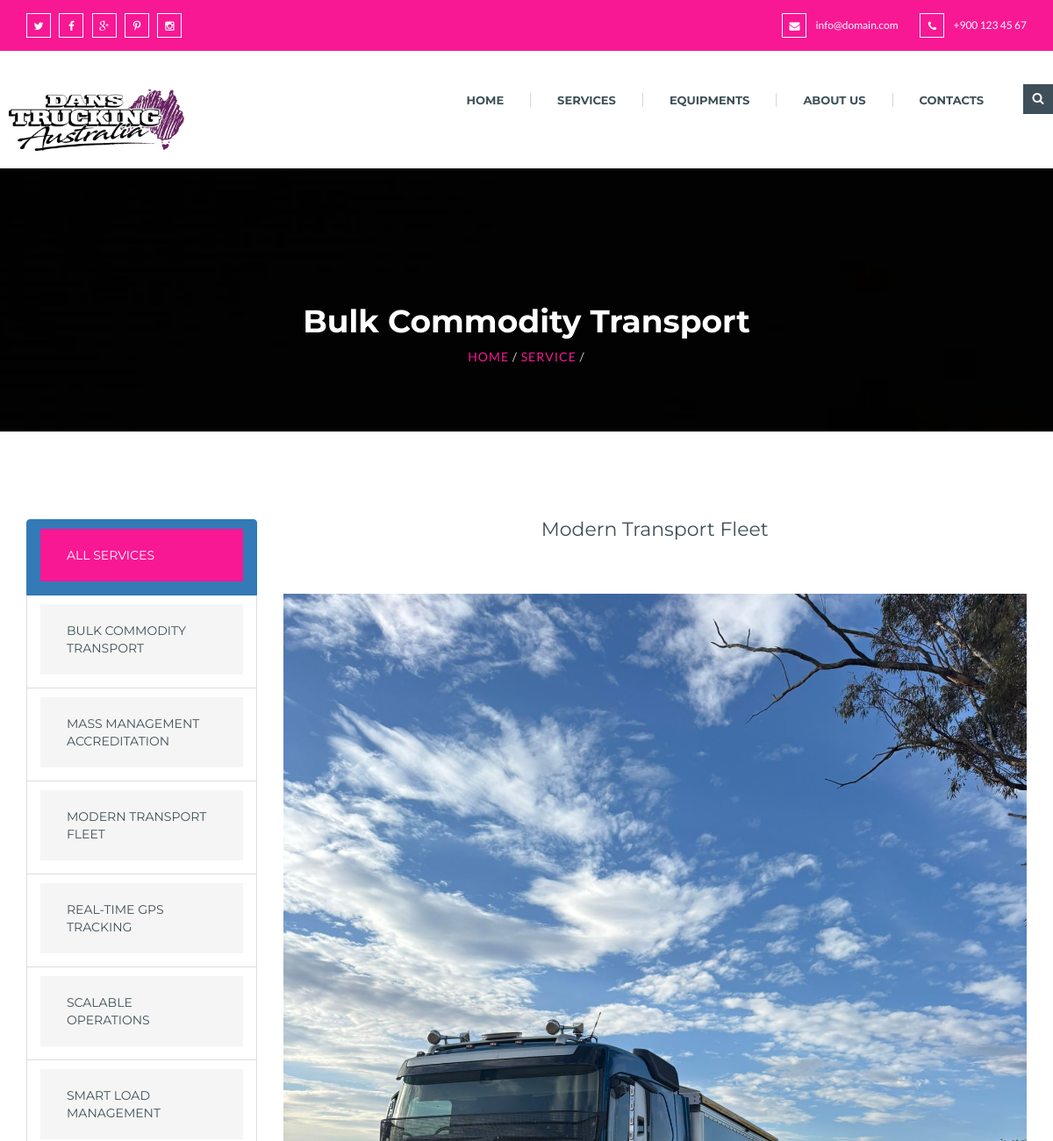
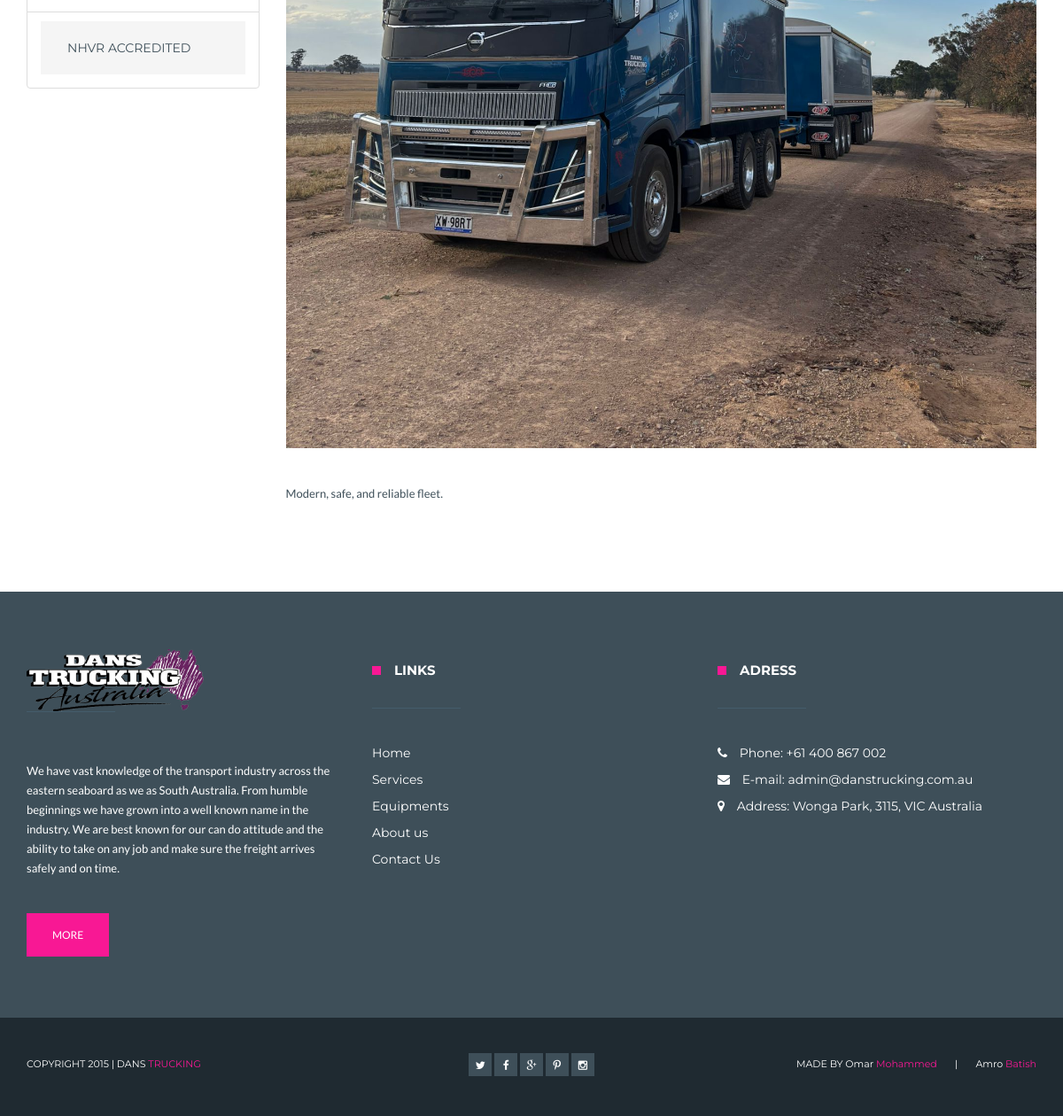
Screenshot of /services/3/ with the database file from the repository (2 pictures, top to bottom).
### trucking_app/models.py (models this page shows, shortened)
class Service(models.Model):
    name = models.CharField(max_length=100)
    description = models.TextField()
    image = models.ImageField(upload_to='services_images/', default='path/to/default_image.jpg')  # يمكن أن يكون اسم الأيقونة أو رابط للصورة
    status = models.CharField(max_length=50)  # مثال: "متاح" أو "غير متاح"
    created_at = models.DateTimeField(auto_now_add=True)

### trucking_app/views.py (the view, shortened to what this page needs)
# urls.py: path("services/<int:id>/", views.service_detail, name="service_detail"),
def service_detail(request, id):
    service = get_object_or_404(Service, id=id)
    services = Service.objects.all()  # Get all services for the menu
    return render(request, 'service_detail.html', {
        'service': service,
        'services': services  # Pass all services for the menu
    })

### trucking_app/templates/service_detail.html (shortened to what this page needs)
{% load static %}
<!DOCTYPE html>
<html lang="en">
<head>
<link href="{% static 'css/master.css' %}" rel="stylesheet">
</head>
<body>
	<div class="top-bar">
		<div class="container">
				<div class="top-bar-social">
					<a href="#"><div class="my-btn my-btn-primary">
						<div class="my-btn-text">
							<i class="fa fa-twitter"></i>
						</div>
					</div></a>
					<a href="#"><div class="my-btn my-btn-primary">
						<div class="my-btn-text">
							<i class="fa fa-facebook"></i>
						</div>
					</div></a>
					<a href="#"><div class="my-btn my-btn-primary">
						<div class="my-btn-text">
							<i class="fa fa-google-plus"></i>
						</div>
					</div></a>
					<a href="#"><div class="my-btn my-btn-primary">
						<div class="my-btn-text">
							<i class="fa fa-pinterest-p"></i>
						</div>
					</div></a>
					<a href="#"><div class="my-btn my-btn-primary">
						<div class="my-btn-text">
							<i class="fa fa-instagram"></i>
						</div>
					</div></a>
				</div>
				<div class="top-bar-phone">
					<div class="top-bar-phone-icon">
						<i class="fa fa-phone"></i>
					</div>
					+900 123 45 67
				</div>
				<div class="top-bar-mail">
					<div class="top-bar-mail-icon">
						<i class="fa fa-envelope"></i>
					</div>
					info@domain.com
				</div>
		</div>
	</div>
	<div class="main-navbar main-navbar-2">
		<div class="containerc">
			<div class="row">
				<div class="logo" id="main-logo">
					<div class="logo-text">
						<img src="{% static 'img/logo.jpg' %}" alt="logo" style="width: 200px;">
					</div>
				</div>
				<div class="search-control">
					<a id="show-search" class="show-search latest" href="#">
						<div class="my-btn my-btn-grey">
                            <div class="my-btn-text">
                                <i class="fa fa-search"></i>
                            </div>
						</div>
					</a>
				</div>
				<div class="collapse navbar-collapse main-menu main-menu-2" id="main-menu">
					<ul class="nav navbar-nav">
						<li class="dropdown"><a href="{% url 'home' %}">Home</a></li>
						<li class="dropdown"><a href="{% url 'services' %}">Services</a></li>
						<li class="dropdown"><a href="{% url 'equipments' %}">Equipments</a></li>
						<li><a href="{% url 'about' %}">About us</a></li>
						<li><a href="{% url 'contact' %}">Contacts</a></li>
					</ul>
				</div>
			</div>
		</div>
	</div>
     <div class="page-header" style="background-image: url('/static/media/truck3.jpg');">
  <div class="page-header-overlay"></div>
  <div class="container">
    <h1>Bulk Commodity Transport</h1>
    <p>
		<a href="{% url 'home' %}">Home</a> /
		<a href="{% url 'services' %}">Service</a> /
	</p>
  </div>
</div>
<div class="def-section services-detail">
    <div class="container">
        <div class="row">
            <div class="col-lg-3 col-md-4 col-sm-12 col-xs-12">
                <ul class="list-group service-menu">
                    <li class="list-group-item active">
                        <a href="{% url 'services' %}" class="text-decoration-none">ALL SERVICES</a>
                    </li>
                    {% for service in services %}
                        {% if service.id %}
                            <li class="list-group-item">
								<a href="javascript:void(0);" onclick="loadServiceDetails({{ service.id }})" class="text-decoration-none">
									{{ service.name }}
								</a>
                            </li>
                        {% else %}
                            <li class="list-group-item">{{ service.name }} (No ID)</li>
                        {% endif %}
                    {% endfor %}
                </ul>
            </div>
            <div class="col-lg-9 col-md-8 col-sm-12 col-xs-12">
                <div class="service-detail" id="service-detail">
                    <h2 class="my-4">{{ service.name }}</h2>
                    <div class="service-detail-bigimage mb-4">
                        <img src="{{ service.image.url }}" alt="{{ service.name }}" class="img-fluid rounded" />
                    </div>
                    <div class="row">
                        <div class="col-lg-8 col-md-8 col-sm-12 col-xs-12">
                            <p>{{ service.description }}</p>
                        </div>
                    </div>
                </div>
            </div>
        </div>
    </div>
</div>
	<footer class="def-section footer">
		<div class="container">
			<div class="row">
				<div class="col-lg-4 col-md-4 col-sm-4 col-xs-12 footer-1">
					<div class="logo with-border-bottom">
						<div class="logo-image">
							<img src="{% static 'img/logo.png' %}" alt="" style="width: 200px;" />
						</div>
					</div>
					<div class="footer-1-text">
						<p>We have vast knowledge of the transport industry across the eastern seaboard as we as South Australia. From humble beginnings we have grown into a well known name in the industry. We are best known for our can do attitude and the ability to take on any job and make sure the freight arrives safely and on time. </p>
					</div>
					<div class="footer-1-button">
						<a href="{% url 'about' %}"><div class="my-btn my-btn-primary">
							<div class="my-btn-text">
								MORE
							</div>
						</div></a>
					</div>
				</div>
				<div class="col-lg-4 col-md-4 col-sm-4 col-xs-12 footer-2">
					<h4 class="with-square with-border-bottom">LINKS</h4>
					<div class="footer-2-links">
						<div class="footer-2-links-1">
							<ul>
								<li><a href="{% url 'home' %}">Home</a></li>
								<li><a href="{% url 'services' %}">Services</a></li>
								<li><a href="{% url 'equipments' %}">Equipments</a></li>
								<li><a href="{% url 'about' %}">About us</a></li>
								<li><a href="{% url 'contact' %}">Contact Us</a></li>
							</ul>
						</div>
					</div>
				</div>
				<div class="col-lg-4 col-md-4 col-sm-4 col-xs-12 footer-3">
					<h4 class="with-square with-border-bottom">ADRESS</h4>
					<div class="footer-3-phone footer-3-item">
						<span class="footer-3-icon"><i class="fa fa-phone"></i></span>
						Phone: +61 400 867 002
					</div>
					<div class="footer-3-mail footer-3-item">
						<span class="footer-3-icon"><i class="fa fa-envelope"></i></span>
						E-mail: admin@danstrucking.com.au
					</div>
					<div class="footer-3-adress footer-3-item">
						<span class="footer-3-icon"><i class="fa fa-map-marker"></i></span>
						Address: Wonga Park, 3115, VIC Australia
					</div>
				</div>
			</div>
		</div>
	</footer>
	<div class="bottom">
		<div class="container">
			<div class="row">
				<div class="col-lg-4 col-md-4 col-sm-4 col-xs-12 bottom-1">
					COPYRIGHT 2015 | DANS  <span class="color-primary">TRUCKING</span>
				</div>
				<div class="col-lg-4 col-md-4 col-sm-4 col-xs-12 bottom-2">
					<a href="#"><div class="my-btn my-btn-grey">
						<div class="my-btn-text">
							<i class="fa fa-twitter"></i>
						</div>
					</div></a>
					<a href="#"><div class="my-btn my-btn-grey">
						<div class="my-btn-text">
							<i class="fa fa-facebook"></i>
						</div>
					</div></a>
					<a href="#"><div class="my-btn my-btn-grey">
						<div class="my-btn-text">
							<i class="fa fa-google-plus"></i>
						</div>
					</div></a>
					<a href="#"><div class="my-btn my-btn-grey">
						<div class="my-btn-text">
							<i class="fa fa-pinterest-p"></i>
						</div>
					</div></a>
					<a href="#"><div class="my-btn my-btn-grey">
						<div class="my-btn-text">
							<i class="fa fa-instagram"></i>
						</div>
					</div></a>
				</div>
				<div class="col-lg-4 col-md-4 col-sm-4 col-xs-12 bottom-3">
					MADE BY
					<a target="_blank" href="https://www.linkedin.com/in/omar-m-227b10253/">
						Omar <span class="color-primary">Mohammed</span>
					</a>&nbsp; &nbsp; &nbsp; | &nbsp; &nbsp; &nbsp;
					<a target="_blank" href="https://www.linkedin.com/in/amro-batish01">
						Amro <span class="color-primary">Batish</span>
					</a>
				</div>
			</div>
		</div>
	</div>
</body>
</html>

### trucking_app/static/css/red.css (style rules this page uses)
a { color: #F81894; }
.color-primary { color: #F81894 !important; }
.with-square:before { background-color: #F81894; }
.my-btn-primary { border: 1px solid #F81894; background-color: #F81894; }
.top-bar { background-color: #F81894; }
.service-menu > li.active > a { background-color: #F81894; }

### trucking_app/templates/service_detail.html (style rules this page uses)
.containerc { width: 100%; max-width: 1200px; margin: 0 auto; }
.page-header { position: relative; background-image: url('/static/media/bg/7.jpg'); background-size: cover; background-position: center; background-attachment: fixed; height: 300px; color: white; text-align: center; display: flex; align-items: center; justify-content: center; width: 100%; }
.page-header-overlay { content: ""; position: absolute; top: 0; left: 0; width: 100%; height: 100%; background: rgba(0, 0, 0, 0.5); z-index: 1; }
.page-header .container { position: relative; z-index: 2; }
.page-header h1 { font-size: 36px; font-weight: bold; margin-bottom: 10px; }
.page-header p { font-size: 14px; letter-spacing: 1px; text-transform: uppercase; color: #ccc; }

### rows the page displays
Service: name "BULK COMMODITY TRANSPORT"
Service: name "MASS MANAGEMENT ACCREDITATION"
Service: name "MODERN TRANSPORT FLEET", name "Modern Transport Fleet", image (picture), description "Modern, safe, and reliable fleet."
Service: name "REAL-TIME GPS TRACKING"
Service: name "SCALABLE OPERATIONS"
Service: name "SMART LOAD MANAGEMENT"
Service: name "NHVR ACCREDITED"
